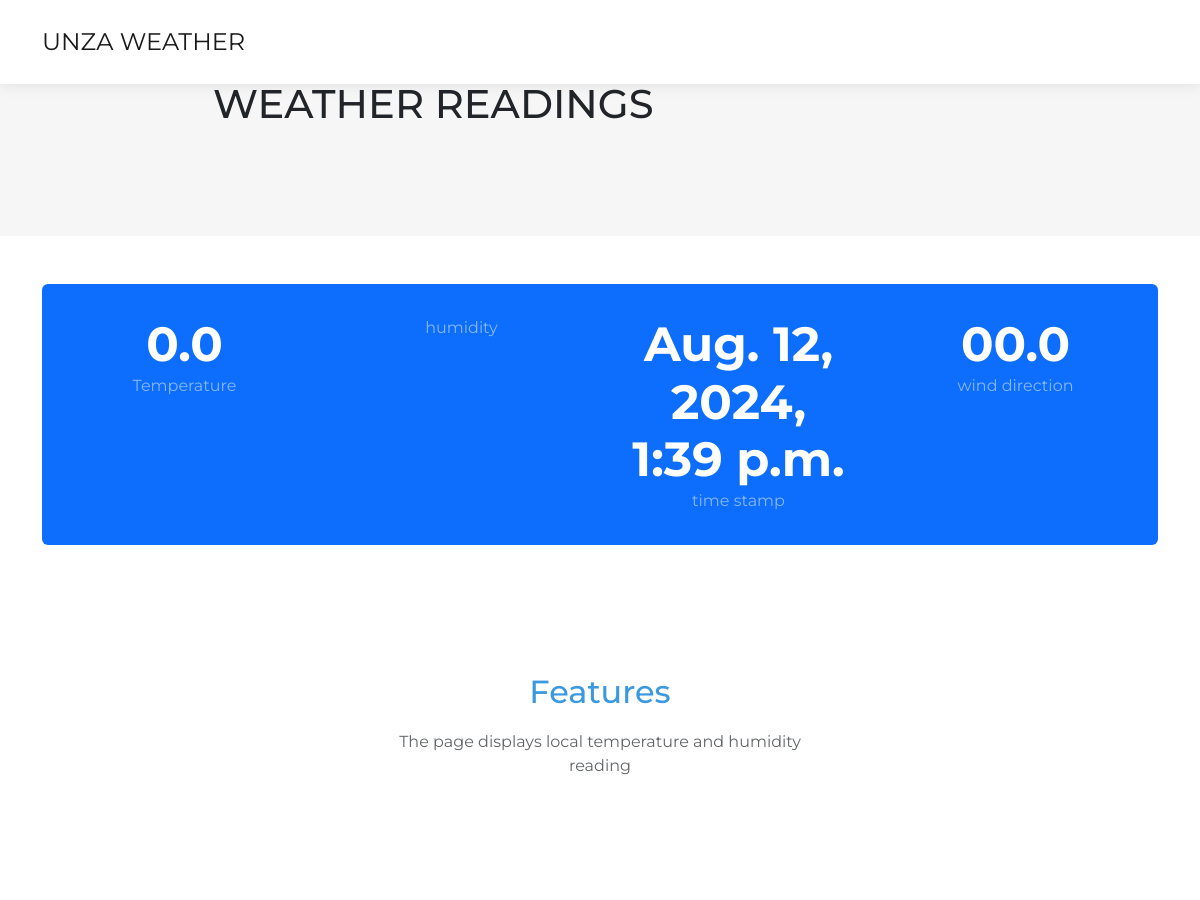
Before: / (upper part) with the older database file.
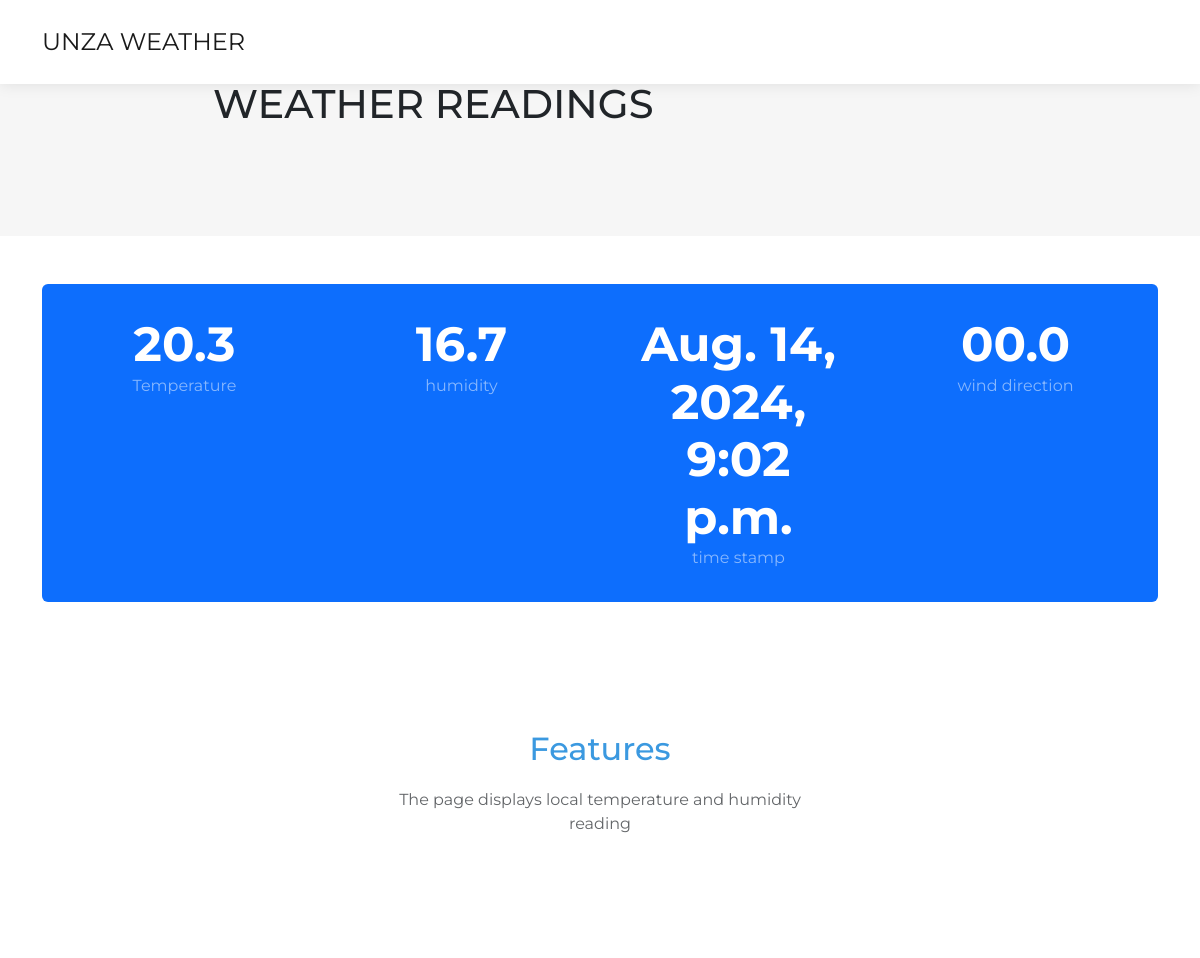
After: the same page with the newer database file.
### tempApp/models.py (models this page shows)
class TemperatureReading(models.Model):
    id = models.IntegerField(primary_key=True)
    temperature = models.FloatField()
    timestamp = models.DateTimeField(auto_now_add=True)

class HumidityReading(models.Model):
    id = models.IntegerField(primary_key=True)
    humidity = models.FloatField()
    timestamp = models.DateTimeField(auto_now_add=True)

### tempApp/views.py (the view)
# urls.py: path('', views.show_temp, name='home'),
def show_temp(request):
    temperature_reading = TemperatureReading.objects.order_by('-id').first()
    humidity_reading = HumidityReading.objects.order_by('-id').first()
    return render(request, 'index.html', {'temp_data': temperature_reading, 'humidity_data': humidity_reading})

### tempApp/templates/index.html (shortened to what this page needs)
{% load static %}
<html lang="en">
<head>
    <link rel="stylesheet" href="{% static 'tempApp/bootstrap/css/bootstrap.min.css'%}">
    <link rel="stylesheet" href="{% static 'tempApp/fonts/simple-line-icons.min.css' %}">
    <link rel="stylesheet" href="{% static 'tempApp/css/baguetteBox.min.css' %}">
    <link rel="stylesheet" href="{% static 'tempApp/css/vanilla-zoom.min.css' %}">
</head>
<body>
    <nav class="navbar navbar-light navbar-expand-lg fixed-top bg-white clean-navbar">
        <div class="container"><a class="navbar-brand logo" href="#">UNZA WEATHER</a>
        </div>
    </nav>
    <main class="page landing-page">
        <section class="clean-block clean-info dark">
            <div class="container">
                <h1 style="margin-left: 171px;margin-right: 351px;">WEATHER READINGS</h1>
            </div>
        </section>
        <section class="clean-block features">
            <div class="container py-4 py-xl-5">
                <div class="text-center text-white-50 bg-primary border rounded border-0 p-3">
                    <div class="row row-cols-2 row-cols-md-4">
                        <div class="col">
                            <div class="p-3">
                                <h4 class="display-5 fw-bold text-white mb-0">{{ temp_data.temperature  }}</h4>
                                <p class="mb-0">Temperature</p>
                            </div>
                        </div>
                        <div class="col">
                            <div class="p-3">
                                <h4 class="display-5 fw-bold text-white mb-0">{{ humidity_data.humidity }}</h4>
                                <p class="mb-0">humidity</p>
                            </div>
                        </div>
                        <div class="col">
                            <div class="p-3">
                                <h4 class="display-5 fw-bold text-white mb-0">{{ temp_data.timestamp }}</h4>
                                <p class="mb-0">time stamp</p>
                            </div>
                        </div>
                        <div class="col">
                            <div class="p-3">
                                <h4 class="display-5 fw-bold text-white mb-0">00.0</h4>
                                <p class="mb-0">wind direction</p>
                            </div>
                        </div>
                    </div>
                </div>
            </div>
            <div class="container">
                <div class="block-heading">
                    <h2 class="text-info">Features</h2>
                    <p>The page displays local temperature and humidity reading </p>
                </div>
            </div>
        </section>
    </main>
</body>
</html>

Changed rows visible on the page:
removed TemperatureReading: temperature "0.0", timestamp "Aug. 12, 2024, 1:39 p.m."
now on this page (row edited): TemperatureReading: temperature "20.3", timestamp "Aug. 14, 2024, 9:02 p.m."
added HumidityReading: humidity "16.7"
